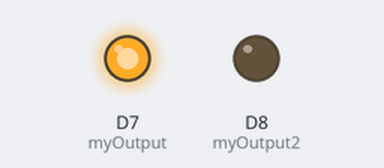
Bench run of a sketch on a simulated ESP8266 (NodeMCU). On the bench: output pins drawn as LEDs (lit = HIGH).

Above: at 1.0 s.
At 5.0 s:
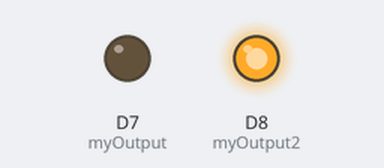
At 7.0 s:
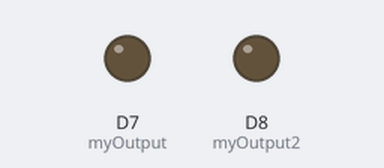
Timing chart, 0 to 10.4 s (numbered marks = the images above):
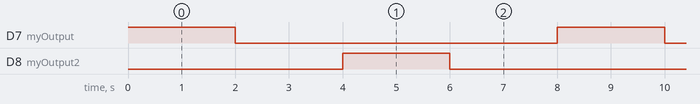

The sketch:

BowBlink.ino
```cpp
//ส่วนของการประกาศตัวแปร
int myOutput = D7;
int myOutput2 = D8;
int myDelayTime = 2000; //ค่าของเวลาจะมีหน่วยเป็น มิลิวินาที

//ส่วนของ setup คือ ส่วนที่กำหนดค่าคงที่ ที่จะใช้ในโค้ด จะทำงานครั้งแรก ครั้งเดียว
void setup() {

//  ส่วนที่กำหนด การส่ง Digital Out จากขาของ Node
  // initialize digital pin LED_BUILTIN as an output.
  pinMode(myOutput, OUTPUT);
  pinMode(myOutput2, OUTPUT);


}// end of setup

//ส่วนของ loop จะทำงานวนไปมาตาม digital logic
// the loop function runs over and over again forever
void loop() {

  //for my output
  digitalWrite(myOutput, HIGH);   // turn the LED on (HIGH is the voltage level)
  delay(myDelayTime);                       // wait for a second
  digitalWrite(myOutput, LOW);    // turn the LED off by making the voltage LOW
  delay(myDelayTime);                       // wait for a second

  //for my output2
  digitalWrite(myOutput2, HIGH);   // turn the LED on (HIGH is the voltage level)
  delay(myDelayTime);                       // wait for a second
  digitalWrite(myOutput2, LOW);    // turn the LED off by making the voltage LOW
  delay(myDelayTime);                       // wait for a second

}//end of loop
```

Measured:
- by itself, D7 (myOutput), D8 (myOutput2): alternates HIGH for 2.0 s and LOW for 6.0 s
- by itself, everything shown: repeats every 8.0 s, in 4 steps
